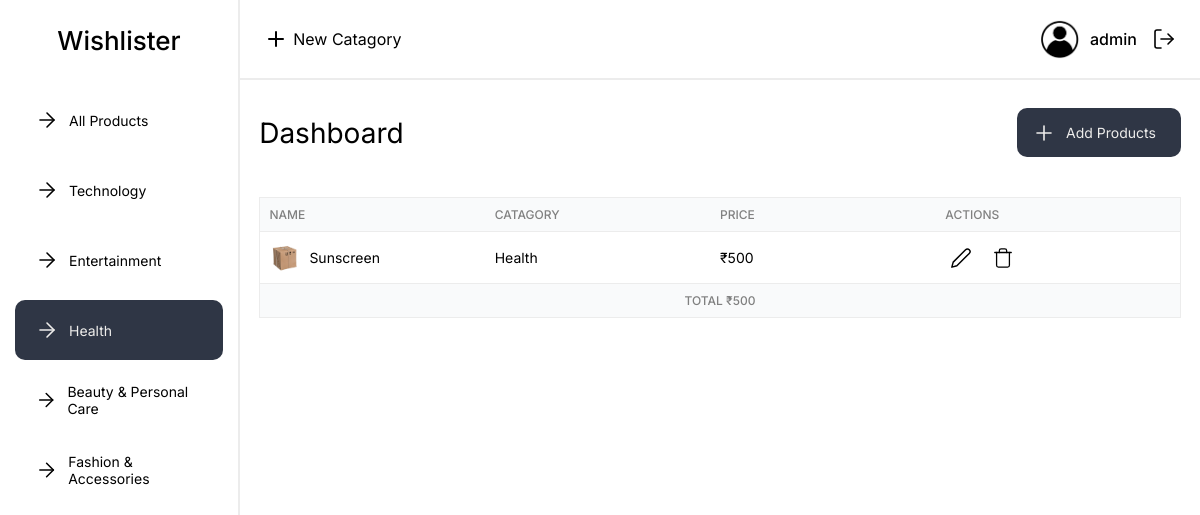
Page /index.php?catId=3 (signed in) on the committed database.
### tables this page shows
CREATE TABLE `catagories` (
  `catagory_id` int(11) NOT NULL,
  `catagory_name` varchar(255) NOT NULL,
  `catagory_user_id` int(11) NOT NULL
);

CREATE TABLE `products` (
  `product_id` int(11) NOT NULL,
  `product_name` varchar(255) NOT NULL,
  `product_catagory_id` int(11) NOT NULL,
  `product_price` int(255) NOT NULL,
  `product_link` varchar(255) NOT NULL,
  `product_user_id` int(11) NOT NULL
);

### parts/_functions.php (called while the page is built)
<?php
function productNameLinkValidate($name, $link)
{
    if ($link == 0) {
        return $name;
    } else {
        return '<a class="product-name"  href="' . $link . '" target="_blank">' . $name . '</a>';
    }
}
?>

### components/_sidebar.php (shortened to what this page needs)
<?php
$isCatId = isset($_GET['catId']);
$userId = $_SESSION['userId'];
?>
<section class="sidebar">
    <div class="site-title">
        <p>
            <a href="index.php"> Wishlister </a>
        </p>
    </div>
    <nav class="nav">
        <div class="nav-items-container">
            <div class="nav-item-parent <?php if (!$isCatId) {
                echo 'nav-item-active';
            } ?>">
                <a href="index.php" class="nav-item-parent nav-item flex justify-between items-center ">
                    <div class=" nav-item-main flex items-center">
                        <i data-feather="arrow-right" stroke-width="1.6"></i>
                        <p>All Products</p>
                    </div>
                </a>
            </div>
            <?php
            $sql = "SELECT * FROM `catagories` WHERE `catagory_user_id` = '$userId'";
            $result = mysqli_query($connect, $sql);
            while ($row = mysqli_fetch_assoc($result)) {
                $catagoryName = $row['catagory_name'];
                $catagoryId = $row['catagory_id'];
                if ($isCatId) {
                    if ($_GET['catId'] == $catagoryId) {
                        $showNavItemActive = 'nav-item-active';
                    } else {
                        $showNavItemActive = false;
                    }
                }
                ?>
            <div class="nav-item-parent <?php if ($showNavItemActive) {
                    echo $showNavItemActive;
                } ?>">
                <a href="index.php?catId=<?php echo $catagoryId; ?>" class="nav-item flex justify-between items-center">
                    <div class="nav-item-main flex items-center">
                        <i data-feather="arrow-right" stroke-width="1.6"></i>
                        <p><?php echo $catagoryName; ?></p>
                    </div>
                </a>
            </div>
            <?php
            }
            ?>
        </div>
    </nav>
</section>

### components/_hero.php
<?php
$userId = $_SESSION['userId'];
include_once './parts/_functions.php';
?>
<section class="hero-container">
    <div class="hero-header">
        <p>Dashboard</p>
        <a id="addProductBtn">
            <i data-feather="plus" stroke-width="1.6"></i>
            <p>
                Add Products
            </p>
        </a>
    </div>
</section>
<section class='data-table-container'>
    <div class='data-table-head-container data-table-row'>
        <div class='data-table-head'>
            <div>Name</div>
            <div>Catagory</div>
            <div>Price</div>
            <div>Actions</div>
        </div>
    </div>
    <div class='data-table-body-container '>
        <?php
        if (isset($_GET['catId'])) {
            $catId = $_GET['catId'];
            $sql = "SELECT * FROM `products` WHERE `product_catagory_id` = $catId AND `product_user_id` = '$userId' ORDER BY `product_id` DESC";
        } else {
            $sql = "select * from `products` WHERE `product_user_id` = $userId ORDER BY `product_id` DESC";
        }
        $result = mysqli_query($connect, $sql);
        $num = mysqli_num_rows($result);
        $totalPrice = 0;
        while ($row = mysqli_fetch_assoc($result)) {
            $productId = $row['product_id'];
            $productName = $row['product_name'];
            $productPrice = $row['product_price'];
            $totalPrice += $productPrice;
            $productLink = $row['product_link'];
            $productName = productNameLinkValidate($productName, $productLink);
            $productCatagoryId = $row['product_catagory_id'];
            $sql2 = "select * from `catagories` where `catagory_id` = '$productCatagoryId'";
            $result2 = mysqli_query($connect, $sql2);
            $row2 = mysqli_fetch_assoc($result2);
            $productCatagory = $row2['catagory_name'];
            ?>
        <div class='data-table-body data-table-row'>
            <div id="<?php echo $productId ?>">
                <img src='assets/images/product.png' width='30px' height='30px' alt=''>
                <?php echo $productName; ?>
            </div>
            <div id="productCatagoryId-<?php echo $productCatagoryId; ?>"><?php echo $productCatagory ?>
            </div>
            <div><?php echo '₹' . $productPrice; ?></div>
            <div class='data-table-actions-container'>
                <div class="data-table-edit">
                    <i id="productEditId-<?php echo $productId ?>" data-feather='edit-2' stroke-width='1.6'></i>
                </div>
                <div id="productDeleteId-<?php echo $productId ?>" class='data-table-delete'>
                    <i data-feather='trash' stroke-width='1.4'></i>
                </div>
            </div>
        </div>
        <?php } ?>
    </div>
    <div class='data-table-footer-container data-table-row'>
        <div class='data-table-footer '>
            <div class="flex justify-center">
                <?php
                if ($num == 0) {
                    echo "No results found";
                } else {
                    echo 'Total ₹' . $totalPrice;
                }
                ?>
            </div>
        </div>
    </div>
</section>

### sass/style.css (style rules this page uses)
* { margin: 0; padding: 0; box-sizing: border-box; }
a { text-decoration: none; color: unset; }
.flex { display: flex; }
.justify-center { justify-content: center; }
.justify-between { justify-content: space-between; }
.items-center { align-items: center; }
.font-inter { font-family: "Inter", sans-serif; font-optical-sizing: auto; font-variation-settings: "slnt" 0; }
.main-site-area section { padding: 0 2%; }
.sidebar { width: 20%; border-right: 2px solid #ececec; position: fixed; top: 0; left: 0; background: white; height: 100vh; }
.sidebar .site-title { display: flex; justify-content: center; align-items: center; font-size: 26px; font-weight: 500; height: 80px; }
.sidebar .nav { position: relative; }
.sidebar .nav .nav-items-container { margin: 10px 15px; }
.sidebar .nav .nav-items-container .nav-item-parent { position: relative; border-radius: 10px; }
.sidebar .nav .nav-items-container .nav-item { position: relative; margin: 10px 0; height: 60px; padding: 0 0 0 20px; border-radius: 10px; font-size: 14px; cursor: pointer; }
.sidebar .nav .nav-items-container .nav-item .nav-item-main p { margin: 0 10px; }
.nav-item-active { background: #2f3645; color: #eeedeb; }
.hero-header { display: flex; justify-content: space-between; align-items: center; padding-top: 28px; font-size: 28px; }
.hero-header a { display: flex; align-items: center; justify-content: center; font-size: 14px; padding: 6px 15px; background: #2f3645; color: #eeedeb; border-radius: 10px; cursor: pointer; }
.hero-header a p { margin: 10px; }
.data-table-container { font-size: 14px; margin: 40px 0; }
.data-table-container .data-table-head-container, .data-table-container .data-table-footer-container { background: #f9fafb; text-transform: uppercase; color: gray; font-size: 12px; font-weight: 500; }
.data-table-container .data-table-footer-container { border-bottom: 1.4px solid #ececec; }
.data-table-container .data-table-row { display: flex; justify-content: space-between; align-items: center; padding: 1% 1%; border-top: 1.4px solid #ececec; border-right: 1.4px solid #ececec; border-left: 1.4px solid #ececec; }
.data-table-container .data-table-row div { display: flex; align-items: center; flex: 1; }
.data-table-container .data-table-row div img { margin-right: 10px; }
.data-table-container .data-table-actions-container { gap: 0 10px; }
.data-table-container .data-table-actions-container div { display: flex; justify-content: center; align-items: center; border-radius: 5px; flex: 0; padding: 5px; cursor: pointer; width: 32px; height: 32px; }
.data-table-container .data-table-actions-container div svg { cursor: pointer; }

### rows in the picture
catagories: catagory_name "Technology"
catagories: catagory_name "Entertainment"
catagories: catagory_name "Health"
catagories: catagory_name "Beauty & Personal Care"
catagories: catagory_name "Fashion & Accessories"
products: product_name "Sunscreen", catagories.catagory_name "Health", product_price "500"

### other values in the picture
$_SESSION['username'] "admin"
$totalPrice "500"
